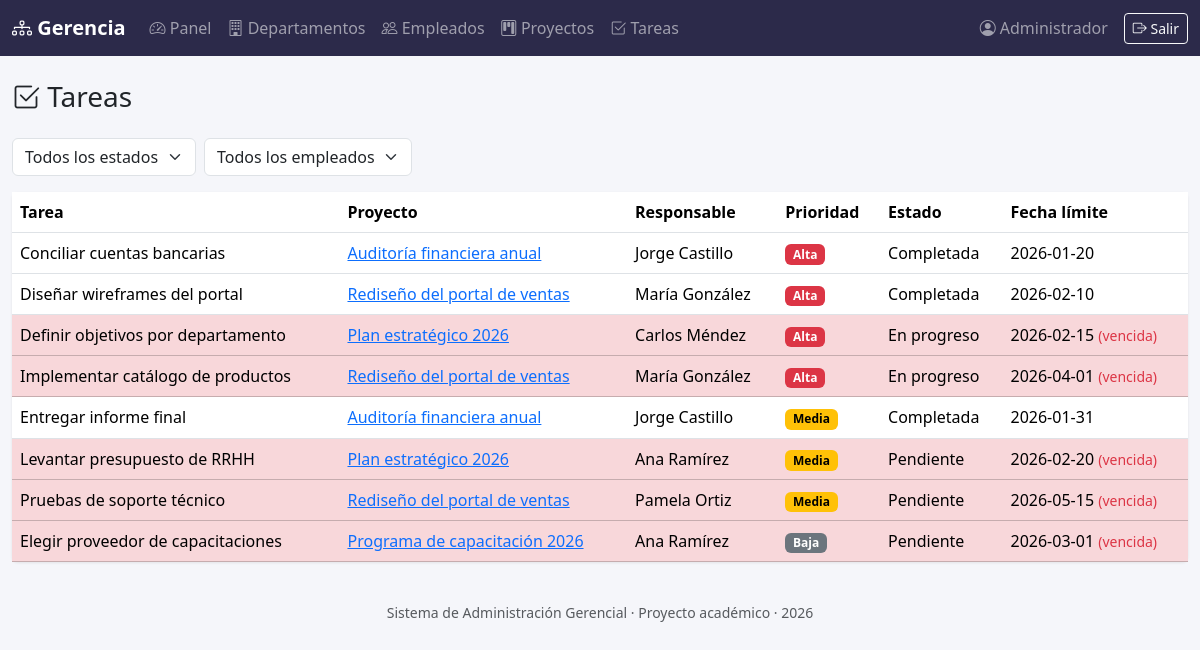
The page /tareas (signed in) on the database its author committed.
### tables this page shows
CREATE TABLE tareas (
    id INT AUTO_INCREMENT PRIMARY KEY,
    proyecto_id INT NOT NULL,
    empleado_id INT DEFAULT NULL,
    titulo VARCHAR(150) NOT NULL,
    descripcion TEXT,
    estado ENUM('pendiente', 'en_progreso', 'completada') NOT NULL DEFAULT 'pendiente',
    prioridad ENUM('baja', 'media', 'alta') NOT NULL DEFAULT 'media',
    fecha_limite DATE DEFAULT NULL,
    creado_en DATETIME DEFAULT CURRENT_TIMESTAMP,
    CONSTRAINT fk_tarea_proyecto FOREIGN KEY (proyecto_id) REFERENCES proyectos(id) ON DELETE CASCADE,
    CONSTRAINT fk_tarea_empleado FOREIGN KEY (empleado_id) REFERENCES empleados(id) ON DELETE SET NULL
);

CREATE TABLE proyectos (
    id INT AUTO_INCREMENT PRIMARY KEY,
    nombre VARCHAR(150) NOT NULL,
    descripcion TEXT,
    departamento_id INT NOT NULL,
    fecha_inicio DATE NOT NULL,
    fecha_fin_estimada DATE DEFAULT NULL,
    estado ENUM('planificacion', 'en_progreso', 'completado', 'cancelado') NOT NULL DEFAULT 'planificacion',
    creado_en DATETIME DEFAULT CURRENT_TIMESTAMP,
    CONSTRAINT fk_proyecto_departamento FOREIGN KEY (departamento_id) REFERENCES departamentos(id)
);

### app/Core/Controller.php (called while the page is built, shortened)
<?php
abstract class Controller
{
    protected function vista(string $vista, array $datos = []): void
    {
        require __DIR__ . '/../Views/layout.php';
    }
}

### app/Controllers/TareaController.php (called while the page is built, shortened)
<?php
class TareaController extends Controller
{
    public function index(): void
    {
        $tareas = new Tarea();
        $empleados = new Empleado();
        $filtros = [
            'estado' => $_GET['estado'] ?? '',
            'empleado_id' => $_GET['empleado_id'] ?? '',
        ];
        $this->vista('tareas/index', [
            'titulo' => 'Tareas',
            'tareas' => $tareas->conDetalle($filtros),
            'empleados' => $empleados->activos(),
            'filtros' => $filtros,
        ]);
    }
}

### public/index.php (called while the page is built, shortened)
<?php
spl_autoload_register(function (string $clase) {
    $prefijo = 'App\\';
    $rutaRelativa = str_replace('\\', '/', substr($clase, strlen($prefijo)));
    $archivo = __DIR__ . '/../app/' . $rutaRelativa . '.php';
});
$config = require __DIR__ . '/../config/config.php';
$router = new Router();
$router->get('/login', 'AuthController', 'mostrarLogin');
$router->post('/login', 'AuthController', 'login');
$router->get('/logout', 'AuthController', 'logout');
$router->get('/', 'DashboardController', 'index');
$router->get('/departamentos', 'DepartamentoController', 'index');
$router->get('/departamentos/nuevo', 'DepartamentoController', 'crearForm');
$router->post('/departamentos', 'DepartamentoController', 'crear');
$router->get('/departamentos/{id}/editar', 'DepartamentoController', 'editarForm');
$router->post('/departamentos/{id}', 'DepartamentoController', 'actualizar');
$router->get('/empleados', 'EmpleadoController', 'index');
$router->get('/empleados/nuevo', 'EmpleadoController', 'crearForm');
$router->post('/empleados', 'EmpleadoController', 'crear');
$router->get('/empleados/{id}/editar', 'EmpleadoController', 'editarForm');
$router->post('/empleados/{id}', 'EmpleadoController', 'actualizar');
$router->post('/empleados/{id}/desactivar', 'EmpleadoController', 'desactivar');
$router->get('/proyectos', 'ProyectoController', 'index');
$router->get('/proyectos/nuevo', 'ProyectoController', 'crearForm');
$router->post('/proyectos', 'ProyectoController', 'crear');
$router->get('/proyectos/{id}', 'ProyectoController', 'ver');
$router->post('/proyectos/{id}/estado', 'ProyectoController', 'cambiarEstado');
$router->get('/tareas', 'TareaController', 'index');
$router->post('/proyectos/{proyectoId}/tareas', 'TareaController', 'crear');
$router->post('/tareas/{id}/estado', 'TareaController', 'cambiarEstado');
$uri = parse_url($_SERVER['REQUEST_URI'], PHP_URL_PATH) ?? '/';
$uri = rtrim($uri, '/');
$router->resolver($_SERVER['REQUEST_METHOD'], $uri);

### config/config.php (called while the page is built, shortened)
<?php
$rutaEnv = __DIR__ . '/../.env';
if (!function_exists('env')) {
    function env(string $clave, $defecto = null)
    {
        $valor = getenv($clave);
        return $valor === false ? $defecto : $valor;
    }
}
return [
    'app' => [
        'nombre' => env('APP_NOMBRE', 'Sistema de Administración Gerencial'),
        'base' => rtrim(env('APP_BASE', ''), '/'),
        'debug' => env('APP_DEBUG', 'true') === 'true',
    ],
    'db' => [
        'host' => env('DB_HOST', '127.0.0.1'),
        'port' => env('DB_PORT', '3306'),
        'name' => env('DB_NAME', 'sistema_administracion'),
        'user' => env('DB_USER', 'root'),
        'pass' => env('DB_PASS', ''),
    ],
];

### app/Core/Database.php (called while the page is built, shortened)
<?php
class Database
{
    private static ?PDO $conexion = null;
    public static function conectar(): PDO
    {
        if (self::$conexion === null) {
            $config = require __DIR__ . '/../../config/config.php';
            $db = $config['db'];
            $dsn = sprintf(
                'mysql:host=%s;port=%s;dbname=%s;charset=utf8mb4',
                $db['host'],
                $db['port'],
                $db['name']
            );
            try {
                self::$conexion = new PDO($dsn, $db['user'], $db['pass'], [
                    PDO::ATTR_ERRMODE => PDO::ERRMODE_EXCEPTION,
                    PDO::ATTR_DEFAULT_FETCH_MODE => PDO::FETCH_ASSOC,
                    PDO::ATTR_EMULATE_PREPARES => false,
                ]);
            } catch (PDOException $e) {
                http_response_code(500);
                die(
                    '<div style="font-family:sans-serif;padding:2rem;color:#b00">'
                    . '<h2>No se pudo conectar a la base de datos</h2>'
                    . '<p>Revisa que MySQL esté corriendo en Laragon y que el archivo .env tenga los datos correctos.</p>'
                    . '<p><small>' . htmlspecialchars($e->getMessage()) . '</small></p>'
                    . '</div>'
                );
            }
        }
        return self::$conexion;
    }
}

### app/Core/Model.php (called while the page is built, shortened)
<?php
abstract class Model
{
    public function __construct()
    {
        $this->db = Database::conectar();
    }
}

### app/Models/Tarea.php (called while the page is built, shortened)
<?php
class Tarea extends Model
{
    public function conDetalle(array $filtros = []): array
    {
        $sql = 'SELECT t.*, p.nombre AS proyecto_nombre,
                       CONCAT(e.nombre, " ", e.apellido) AS empleado_nombre
                FROM tareas t
                JOIN proyectos p ON p.id = t.proyecto_id
                LEFT JOIN empleados e ON e.id = t.empleado_id
                WHERE 1 = 1';
        $parametros = [];
        $sql .= ' ORDER BY FIELD(t.prioridad, "alta", "media", "baja"), t.fecha_limite';
        $stmt = $this->db->prepare($sql);
        $stmt->execute($parametros);
        return $stmt->fetchAll();
    }
}

### app/Views/tareas/index.php (the view, shortened to what this page needs)
<h3 class="mb-4"><i class="bi bi-check2-square"></i> Tareas</h3>
<form method="get" action="/tareas" class="row g-2 mb-3">
    <div class="col-auto">
        <select name="estado" class="form-select" onchange="this.form.submit()">
            <option value="">Todos los estados</option>
        </select>
    </div>
    <div class="col-auto">
        <select name="empleado_id" class="form-select" onchange="this.form.submit()">
            <option value="">Todos los empleados</option>
        </select>
    </div>
</form>
<div class="card">
    <div class="table-responsive">
        <table class="table table-hover mb-0">
            <thead>
                <tr><th>Tarea</th><th>Proyecto</th><th>Responsable</th><th>Prioridad</th><th>Estado</th><th>Fecha límite</th></tr>
            </thead>
            <tbody>
            <?php foreach ($tareas as $t): ?>
                <?php
                $vencida = $t['estado'] !== 'completada' && $t['fecha_limite'] && $t['fecha_limite'] < date('Y-m-d');
                ?>
                <tr class="<?= $vencida ? 'table-danger' : '' ?>">
                    <td><?= htmlspecialchars($t['titulo']) ?></td>
                    <td><a href="/proyectos/<?= $t['proyecto_id'] ?>"><?= htmlspecialchars($t['proyecto_nombre']) ?></a></td>
                    <td><?= htmlspecialchars($t['empleado_nombre'] ?? 'Sin asignar') ?></td>
                    <td><span class="badge text-bg-<?= $t['prioridad'] === 'alta' ? 'danger' : ($t['prioridad'] === 'media' ? 'warning' : 'secondary') ?>">
                        <?= ucfirst($t['prioridad']) ?>
                    </span></td>
                    <td><?= \App\Models\Tarea::ETIQUETAS_ESTADO[$t['estado']] ?></td>
                    <td><?= $t['fecha_limite'] ? htmlspecialchars($t['fecha_limite']) : '—' ?> <?= $vencida ? '<span class="text-danger small">(vencida)</span>' : '' ?></td>
                </tr>
            <?php endforeach; ?>
            </tbody>
        </table>
    </div>
</div>

### app/Core/Router.php (shortened to what this page needs)
<?php
class Router
{
    private array $rutas = [];
    private function agregar(string $metodo, string $ruta, string $controlador, string $accion): void
    {
        $this->rutas[] = compact('metodo', 'ruta', 'controlador', 'accion');
    }
    public function resolver(string $metodo, string $uriPath): void
    {
        foreach ($this->rutas as $r) {
            if ($r['metodo'] !== $metodo) {
                continue;
            }
            $patron = preg_replace('#\{[a-zA-Z_]+\}#', '([^/]+)', $r['ruta']);
            $patron = '#^' . $patron . '$#';
            if (preg_match($patron, $uriPath, $coincidencias)) {
                array_shift($coincidencias);
                $this->despachar($r['controlador'], $r['accion'], $coincidencias);
                return;
            }
        }
    }
    private function despachar(string $nombreControlador, string $accion, array $parametros): void
    {
        $controlador = new $clase();
        call_user_func_array([$controlador, $accion], $parametros);
    }
}

### app/Views/layout.php (style rules this page uses)
body { background-color: #f5f6fa; }
.card { border: none; box-shadow: 0 1px 3px rgba(0,0,0,.08); }
table.table thead { background-color: #eef0fb; }

### rows shown on the page
tareas: titulo "Conciliar cuentas bancarias", proyecto.nombre "Auditoría financiera anual", empleado_nombre "Jorge Castillo", prioridad "Alta", estado "Completada", fecha_limite "2026-01-20"
tareas: titulo "Diseñar wireframes del portal", proyecto.nombre "Rediseño del portal de ventas", empleado_nombre "María González", prioridad "Alta", estado "Completada", fecha_limite "2026-02-10"
tareas: titulo "Definir objetivos por departamento", proyecto.nombre "Plan estratégico 2026", empleado_nombre "Carlos Méndez", prioridad "Alta", estado "En progreso", fecha_limite "2026-02-15", shows "(vencida)"
tareas: titulo "Implementar catálogo de productos", proyecto.nombre "Rediseño del portal de ventas", empleado_nombre "María González", prioridad "Alta", estado "En progreso", fecha_limite "2026-04-01", shows "(vencida)"
tareas: titulo "Entregar informe final", proyecto.nombre "Auditoría financiera anual", empleado_nombre "Jorge Castillo", prioridad "Media", estado "Completada", fecha_limite "2026-01-31"
tareas: titulo "Levantar presupuesto de RRHH", proyecto.nombre "Plan estratégico 2026", empleado_nombre "Ana Ramírez", prioridad "Media", estado "Pendiente", fecha_limite "2026-02-20", shows "(vencida)"
tareas: titulo "Pruebas de soporte técnico", proyecto.nombre "Rediseño del portal de ventas", empleado_nombre "Pamela Ortiz", prioridad "Media", estado "Pendiente", fecha_limite "2026-05-15", shows "(vencida)"
tareas: titulo "Elegir proveedor de capacitaciones", proyecto.nombre "Programa de capacitación 2026", empleado_nombre "Ana Ramírez", prioridad "Baja", estado "Pendiente", fecha_limite "2026-03-01", shows "(vencida)"
